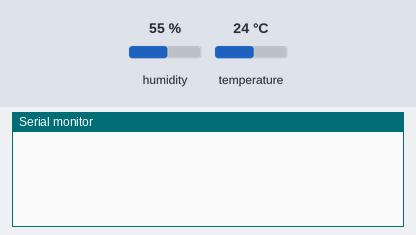
A sketch run on a simulated ESP32. On the bench: the last lines printed to the serial monitor. The test bench sets the inputs (shaded band); at power-on: humidity 55 %, temperature 24 °C. WiFi joins after 1.5 s; servers stay silent unless stated.

Above: at 3.0 s.
3.1 s: humidity set to 22 %
At 4.4 s:
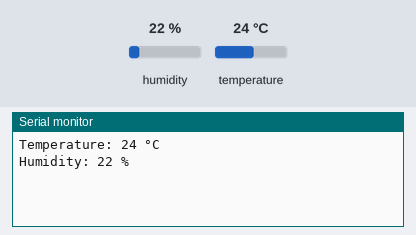
5.3 s: temperature set to 12 °C
At 6.6 s:
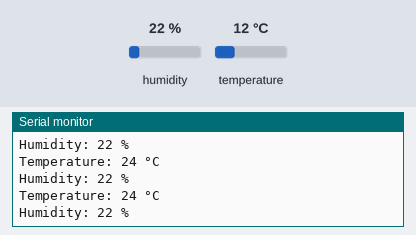
6.8 s: humidity set to 40 %
At 7.8 s:
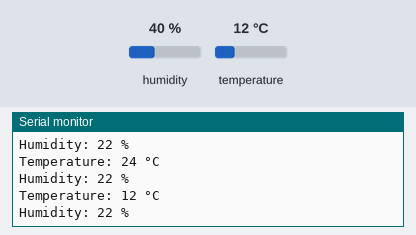

The sketch:

Class_23.ino
```cpp
/* Fill-in information from Blynk Device Info here */
#define BLYNK_TEMPLATE_ID           "TMPxxxxxx"
#define BLYNK_TEMPLATE_NAME         "Device"
#define BLYNK_AUTH_TOKEN            "YourAuthToken"

/* Comment this out to disable prints and save space */
#define BLYNK_PRINT Serial

#include <WiFi.h>
#include <WiFiClient.h>
#include <BlynkSimpleEsp32.h>
#include <DHT11.h>

// Your WiFi credentials.
// Set password to "" for open networks.
char ssid[] = "YourNetworkName";
char pass[] = "YourPassword";

BlynkTimer timer;

DHT11 dht11(33);

// This function sends Arduino's up time every second to Virtual Pin (5).
// In the app, Widget's reading frequency should be set to PUSH. This means
// that you define how often to send data to Blynk App.
void myTimerEvent()
{
  // You can send any value at any time.
  // Please don't send more that 10 values per second.
  int temperature = dht11.readTemperature();
  int humidity = dht11.readHumidity();
  if (temperature != DHT11::ERROR_CHECKSUM && temperature != DHT11::ERROR_TIMEOUT &&
        humidity != DHT11::ERROR_CHECKSUM && humidity != DHT11::ERROR_TIMEOUT)
    {
        Serial.print("Temperature: ");
        Serial.print(temperature);
        Serial.println(" °C");

        Serial.print("Humidity: ");
        Serial.print(humidity);
        Serial.println(" %");
    }
    else
    {
        if (temperature == DHT11::ERROR_TIMEOUT || temperature == DHT11::ERROR_CHECKSUM)
        {
            Serial.print("Temperature Reading Error: ");
            Serial.println(DHT11::getErrorString(temperature));
        }
        if (humidity == DHT11::ERROR_TIMEOUT || humidity == DHT11::ERROR_CHECKSUM)
        {
            Serial.print("Humidity Reading Error: ");
            Serial.println(DHT11::getErrorString(humidity));
        }
    }
  Blynk.virtualWrite(V0, temperature);
  Blynk.virtualWrite(V1, humidity);
}

void setup()
{
  // Debug console
  Serial.begin(115200);

  Blynk.begin(BLYNK_AUTH_TOKEN, ssid, pass);
  // You can also specify server:
  //Blynk.begin(BLYNK_AUTH_TOKEN, ssid, pass, "blynk.cloud", 80);
  //Blynk.begin(BLYNK_AUTH_TOKEN, ssid, pass, IPAddress(192,168,1,100), 8080);

  // Setup a function to be called every second
  timer.setInterval(1000L, myTimerEvent);
}

void loop()
{
  Blynk.run();
  timer.run(); // Initiates BlynkTimer
}
```

Measured:
- after the input at 3.1 s, the serial monitor: prints a new line after 0.75 s (image 1)
